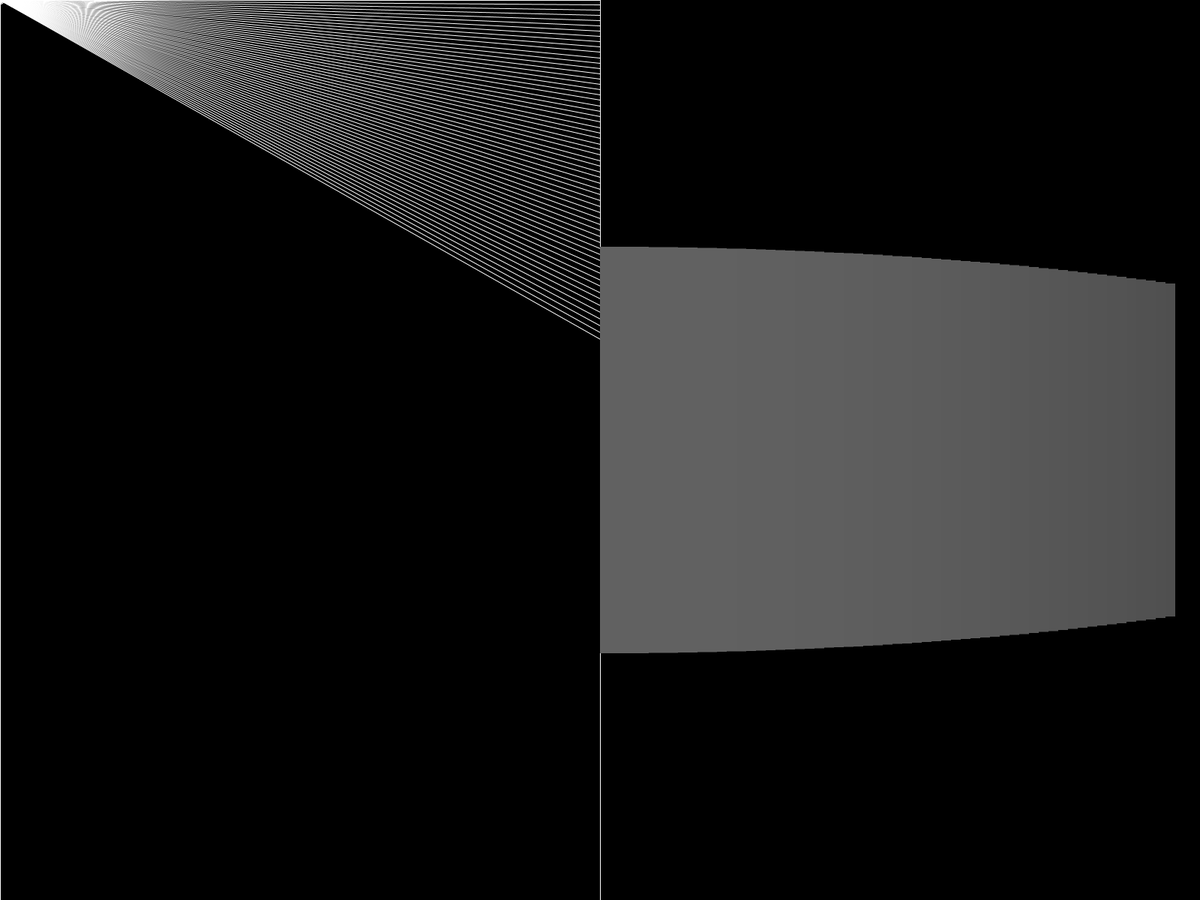
Frame 1 (no input)
Frame 60 (the mouse pressed at the canvas centre just before this capture): identical to frame 1, image omitted
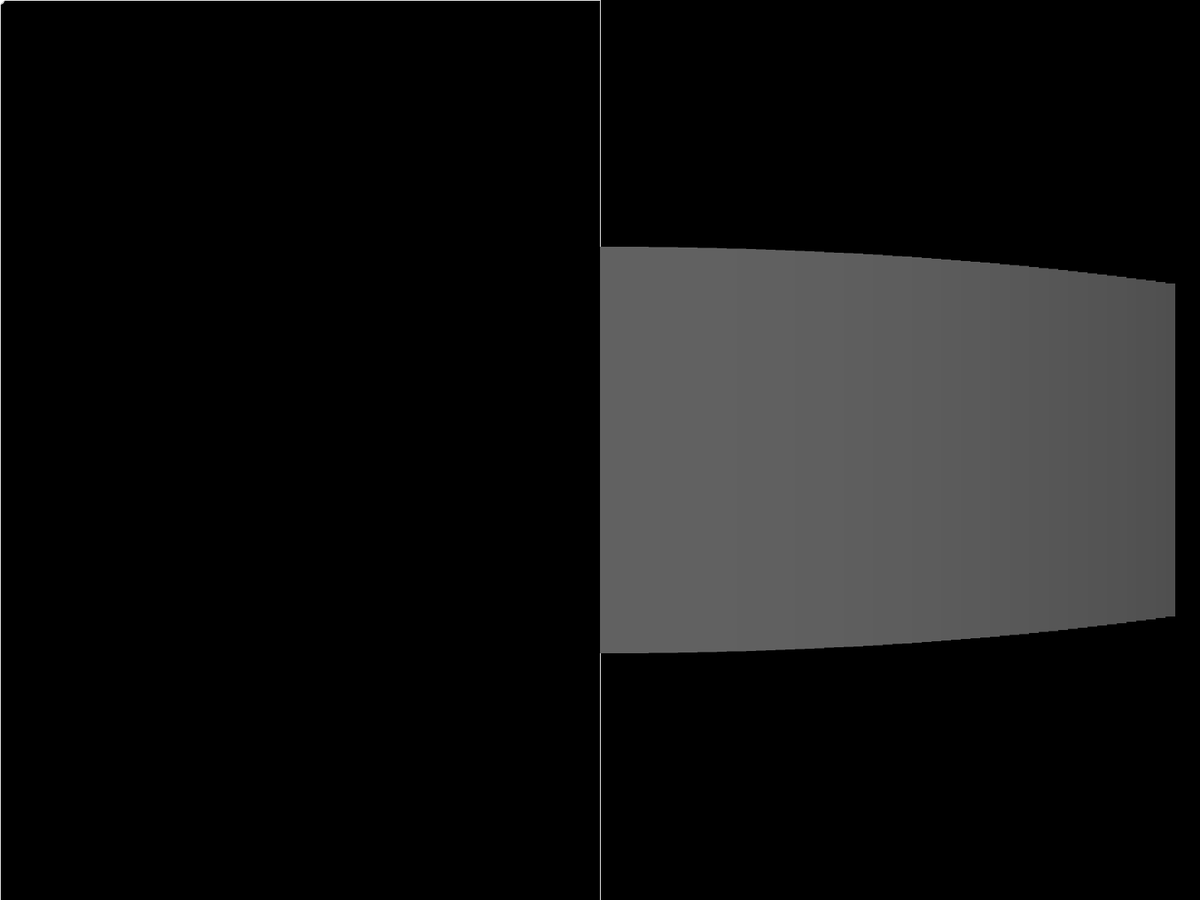
Frame 120 (the mouse held since frame 60 and released just before this capture)

The Processing sketch that drew these frames (run headless with seeded random() and noise(); from frame 60 on, the mouse is pressed at the canvas centre):

// Processing sketch: sketch
// ── sketch.pde
PVector[] toArray2(ArrayList<PVector> lis){
	PVector[] sol = new PVector[lis.size()];
	for (int i = 0; i<lis.size(); i++){
		sol[i] = lis.get(i);
	} 
	return sol;
}
void calculateBox(PVector pos){
	push();
	noFill();
	rectMode(CENTER);
	PVector scl = PVector.sub(new PVector(mouseX, mouseY), pos);
	rect(pos.x+scl.x/2, pos.y+scl.y/2, scl.x, scl.y);
	pop();
}

class Point{
    PVector pos;
    ArrayList<PVector> rays = new ArrayList<PVector>();
	ArrayList<Float> meet = new ArrayList<Float>();
    float angle, fow, density;
    Point(PVector xy){
        pos = xy;
        angle = 0;
        fow = 30;
		density = 0.5;
        for (float a = angle; a<angle+fow; a+=density){
            float x = cos(radians(a))*10;
            float y = sin(radians(a))*10;
            rays.add(new PVector(x, y));
        }
    }
	void setAngle(float deg){
		ArrayList<PVector> rays = new ArrayList<PVector>();
		angle = deg;
        for (float a = angle; a<angle+fow; a+=density){
            float x = cos(radians(a))*10;
            float y = sin(radians(a))*10;
            rays.add(new PVector(x, y));
        }
	}

    void show(PVector[] walls){
		meet.clear();
        for (int ray = 0; ray<rays.size(); ray++){
			PVector close = null;
			float record = 10000000.0;
			for (int wall = 1; wall<walls.length; wall+=2){
				Float d;
				PVector inter = intersect(pos, PVector.add(rays.get(ray), pos), walls[wall-1], walls[wall]);
				if (inter != null){
					d = dist(pos.x, pos.y, inter.x, inter.y);
					if (d < record){
						record = d;
						close = inter;
					}
				}
			}
			if (close != null){
				line(pos.x, pos.y, close.x, close.y);
				meet.add(dist(pos.x, pos.y, close.x, close.y));
			}

        }

    }

  void update(PVector pos2){
    pos = pos2;
  }
}


PVector intersect(PVector p1, PVector p2, PVector p3, PVector p4){
	float x1 = p3.x;
	float y1 = p3.y;
	float x2 = p4.x;
	float y2 = p4.y;
	
	float x3 = p1.x;
	float y3 = p1.y;
	float x4 = p2.x;
	float y4 = p2.y;
	
	float den = (x1 - x2) * (y3 - y4) - (y1 - y2) * (x3 - x4);
	if (den == 0){
		return null;
	}
	float t = ((x1 - x3) * (y3 - y4) - (y1 - y3) * (x3 - x4)) / den;
	float u = -((x1 - x2) * (y1 - y3) - (y1 - y2) * (x1 - x3)) / den;
	if (0 < t && t < 1 && u > 0){
		PVector sol = new PVector(x1+t*(x2-x1), y1+t*(y2-y1));
		return sol;
	}
	return null;
}

ArrayList<PVector> bounds = new ArrayList<PVector>();
PVector lastPos; 
Point p;
int col = 255;
void setup(){
	fullScreen();
	p = new Point(new PVector(mouseX, mouseY));
	stroke(col);
	lastPos = new PVector(mouseX, mouseY);
	bounds.add(new PVector(0, 0));
	bounds.add(new PVector(width/2, 0));
	bounds.add(new PVector(width/2, 0));
	bounds.add(new PVector(width/2, height));
	bounds.add(new PVector(width/2, height));
	bounds.add(new PVector(0, height));
	bounds.add(new PVector(0, height));
	bounds.add(new PVector(0, 0));
}


void draw(){
	background(abs(col-255));
  	stroke(col);
	p.update(new PVector(mouseX, mouseY));
  	if (mouseX < width/2){
		p.show(toArray2(bounds));
	}
	for (int i = 1; i<bounds.size(); i+=2){
		line(bounds.get(i-1).x, bounds.get(i-1).y, bounds.get(i).x, bounds.get(i).y);
	}
	circle(lastPos.x, lastPos.y, 10);
  	if (keyPressed){
    	if (key == 'a'){
    		p.setAngle(p.angle-0.5);
    	}else if (key == 'd'){
      		p.setAngle(p.angle+0.5);
		}
  	}
	if (click){
		calculateBox(mPos);
	}
	view(p.meet);
}
boolean click = false;
PVector mPos;
void mousePressed(){
	if (mouseX < width / 2){
		if (click){
			click = false;
		} else{
			click = true;
      		mPos = new PVector(mouseX, mouseY);
		}
	}
}

void view(ArrayList<Float> lis){
	float scl = width/2/lis.size();
	float maxD = dist(0, 0, width/2, height);
	for (int i = 0; i < lis.size(); i++){
		int colo = int(map(lis.get(i), 0, maxD, 220, 0));
		int size = int(map(lis.get(i), 0, maxD, height, 15));
		push();
		rectMode(CENTER);
		noStroke();
    	fill(colo);
		translate(i*scl+width/2, height/2);
		rect(scl/2, 0, scl, size);
		pop();
	}
}
